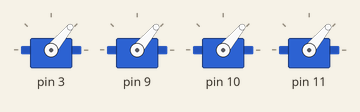
Simulated run of this sketch. Board: Arduino Uno, built with avr-gcc and run on an emulated ATmega328P. Parts: 4 × servo.

Above: at 3.1 s.
At 12.1 s:
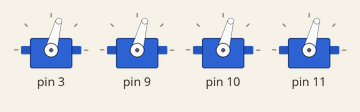
At 17.1 s:
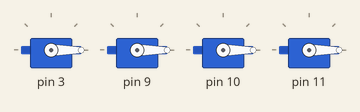
Timing chart, 0 to 18.6 s (numbered marks = the images above):
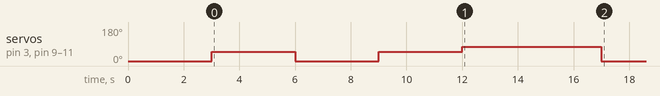

The sketch:

esc_test2.ino
```cpp
#include <Servo.h>
#include <PID_v1.h>

#define NUM_ESCS 4

Servo esc[NUM_ESCS];
int throttlePin = 0;

void setup()
{
  esc[0].attach(3);
  esc[1].attach(9);
  esc[2].attach(10);
  esc[3].attach(11);
  initializeMotor(esc);
}

void loop()
{
}

void initializeMotor(Servo esc[]){
  for (int i = 0; i < NUM_ESCS; i++){
    esc[i].write(0);
  }
  delay(3000);
  for (int i = 0; i < NUM_ESCS; i++){
    esc[i].write(50);
  }
  delay(3000);
  for (int i = 0; i < NUM_ESCS; i++){
    esc[i].write(0);
  }
  delay(3000);
  for (int i = 0; i < NUM_ESCS; i++){
    esc[i].write(50);
  }
  delay(3000);
  for (int i = 0; i < NUM_ESCS; i++){
    esc[i].write(75);
  }
  delay(5000);
  for (int i = 0; i < NUM_ESCS; i++){
    esc[i].write(0);
  }
}
```

Measured:
- by itself, servo on pin 3, servo on pin 9–11: 0° → 50° at 3.0 s, → 0° 3.0 s later, → 50° 3.0 s later, → 75° 3.0 s later, … (5 changes in this stretch)
